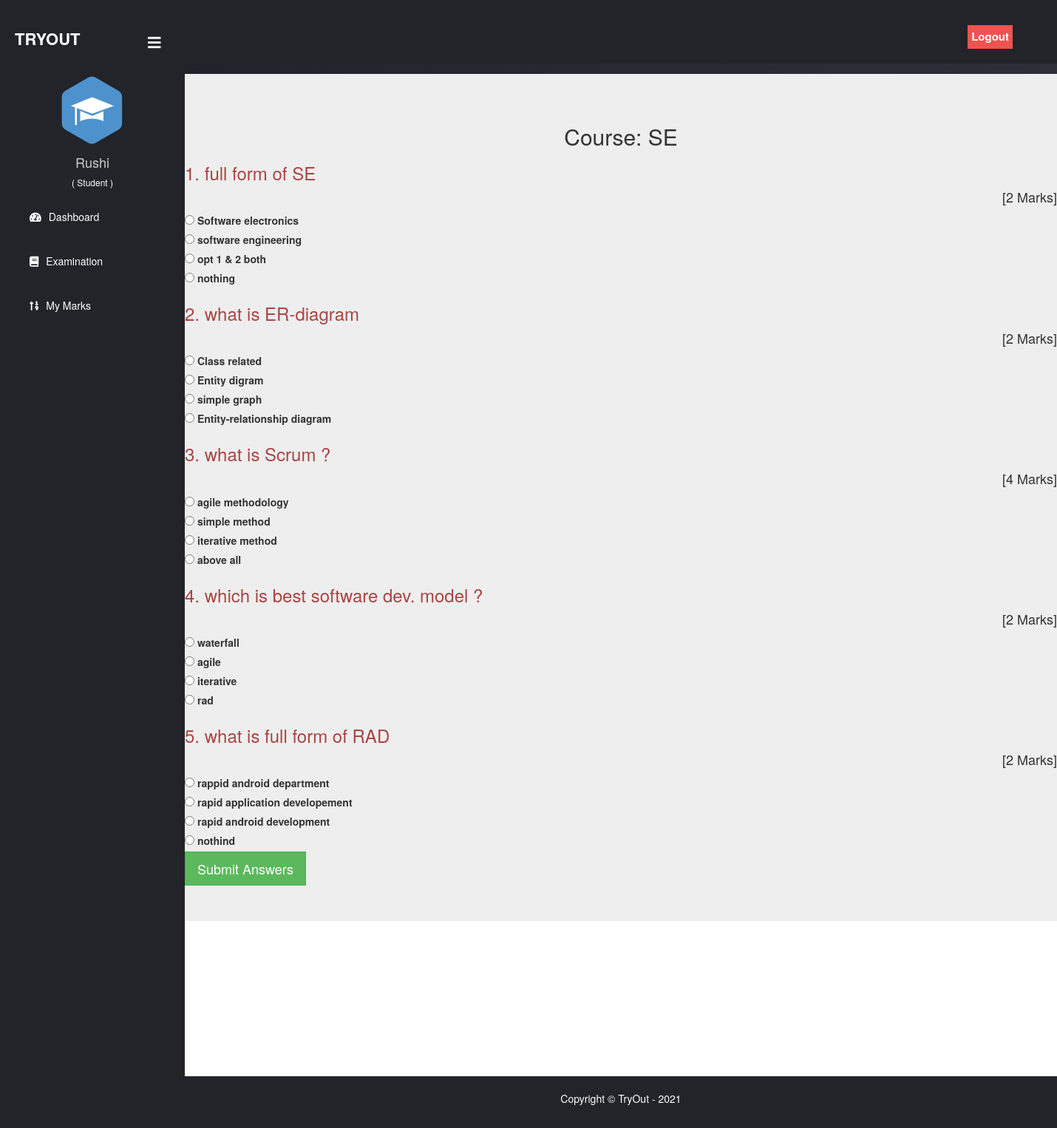
The page /student/start-exam/3 (signed in) on the database its author committed.
### exam/models.py (models this page shows, shortened)
class Course(models.Model):
   course_name = models.CharField(max_length=50)
   question_number = models.PositiveIntegerField()
   total_marks = models.PositiveIntegerField()

class Question(models.Model):
    course=models.ForeignKey(Course,on_delete=models.CASCADE)
    marks=models.PositiveIntegerField()
    question=models.CharField(max_length=600)
    option1=models.CharField(max_length=200)
    option2=models.CharField(max_length=200)
    option3=models.CharField(max_length=200)
    option4=models.CharField(max_length=200)
    cat=(('Option1','Option1'),('Option2','Option2'),('Option3','Option3'),('Option4','Option4'))
    answer=models.CharField(max_length=200,choices=cat)

### student/views.py (the view)
# urls.py: path('start-exam/<int:pk>', views.start_exam_view,name='start-exam'),
@login_required(login_url='studentlogin')
@user_passes_test(is_student)
def start_exam_view(request,pk):
    course=QMODEL.Course.objects.get(id=pk)
    questions=QMODEL.Question.objects.all().filter(course=course)
    if request.method=='POST':
        pass
    response= render(request,'student/start_exam.html',{'course':course,'questions':questions})
    response.set_cookie('course_id',course.id)
    return response

### student/views.py (called while the page is built)
def is_student(user):
    return user.groups.filter(name='STUDENT').exists()

### templates/student/start_exam.html (shortened to what this page needs)
{% extends 'student/studentbase.html' %}
{% block content %}
{%load static%}
<head>
  <link href="//netdna.bootstrapcdn.com/bootstrap/3.0.0/css/bootstrap.min.css" rel="stylesheet" id="bootstrap-css">
</head>
<div class="jumbotron my-4">
  <form class="form" autocomplete="off" onsubmit="return saveAns()"  action="/student/calculate-marks" method="POST">
    <h2 style="text-align: center;">Course: {{course.course_name}}</h2>
    {% for q in questions%}
    <h3 class="text-danger">{{ forloop.counter }}. {{q.question}}</h3><h4 style="text-align: right;">[{{q.marks}} Marks]</h4>
          <div class="form-check mx-4">
            <input class="form-check-input" type="radio" name="{{ forloop.counter }}" id="{{q.option1}}" value="Option1">
            <label class="form-check-label" for="option1">
              {{q.option1}}
            </label>
          </div>
          <div class="form-check mx-4">
            <input class="form-check-input" type="radio" name="{{ forloop.counter }}" id="{{q.option2}}" value="Option2">
            <label class="form-check-label" for="option2">
              {{q.option2}}
            </label>
          </div>
          <div class="form-check mx-4">
            <input class="form-check-input" type="radio" name="{{ forloop.counter }}" id="{{q.option3}}" value="Option3">
            <label class="form-check-label" for="option3">
              {{q.option3}}
            </label>
          </div>
          <div class="form-check mx-4">
            <input class="form-check-input" type="radio" name="{{ forloop.counter }}" id="{{q.option4}}" value="Option4">
            <label class="form-check-label" for="option4">
              {{q.option4}}
            </label>
          </div>
        {% endfor %}
        <input class="btn btn-success btn-lg" style="border-radius: 0%;"  type="submit" value="Submit Answers">
    </form>
  </div>
<br><br><br><br><br><br>
{% endblock content %}

### templates/student/studentbase.html (shortened to what this page needs)
<!DOCTYPE html>
{% load static %}
<html lang="en" dir="ltr">
<head>
  <link rel="stylesheet" href="https://cdnjs.cloudflare.com/ajax/libs/font-awesome/5.12.1/css/all.min.css">
</head>
<body>
  <header>
    <label for="check">
      <i style="left: 200px;margin-top: 17px;" class="fas fa-bars" id="sidebar_btn"></i>
    </label>
    <div class="left_area">
      <h3>TryOut</h3>
    </div>
    <div class="right_area">
      <a href="/logout" class="logout_btn" style="border-radius:0px;">Logout</a>
    </div>
  </header>
  <div class="sidebar">
    <center>
      <img src="{% static "image/student.png" %}" class="profile_image" alt="">
      <h4>{{request.user.first_name}}</h4>
      <h6 style="color: rgb(255, 255, 255);">( Student )</h6>
    </center>
    <a href="/student/student-dashboard"><i class="fas fa-tachometer-alt"></i><span>Dashboard</span></a>
    <a href="/student/student-exam"><i class="fas fa-book"></i><span>Examination</span></a>
    <a href="/student/student-marks"><i class="fas fa-sort-numeric-up"></i><span>My Marks</span></a>
  </div>
  <div class="content">
    <br><br><br><br><br>
    {% block content %}
    {% endblock content %}
    <br><br><br>
    {% include "exam/footer.html" %}
  </div>
</body>
</html>

### templates/student/studentbase.html (style rules this page uses)
a:link { text-decoration: none; }
body { margin: 0; padding: 0; font-family: "Gill Sans", sans-serif; ; }
header { position: fixed; background: #22242A; padding: 20px; width: 100%; z-index: 1; }
.left_area h3 { color: #fff; margin: 0px; text-transform: uppercase; font-size: 22px; font-weight: 900; }
.logout_btn { padding: 5px; background: #ef5350; text-decoration: none; float: right; margin-top: -30px; margin-right: 40px; border-radius: 2px; font-size: 15px; font-weight: 600; color: #fff; transition: 0.5s; }
.sidebar { background: #22242A; margin-top: 70px; padding-top: 30px; position: fixed; left: 0; width: 250px; height: 100%; transition: 0.5s; transition-property: left; }
.sidebar .profile_image { width: 100px; height: 100px; border-radius: 100px; margin-bottom: 10px; }
.sidebar h4 { color: #ccc; margin-top: 0; }
.sidebar a { color: #fff; display: block; width: 100%; line-height: 60px; text-decoration: none; padding-left: 40px; box-sizing: border-box; transition: 0.5s; }
.sidebar i { padding-right: 10px; }
label #sidebar_btn { z-index: 1; color: #fff; position: fixed; cursor: pointer; left: 300px; font-size: 20px; margin: 5px 0; transition: 0.5s; transition-property: color; }
.content { margin-left: 250px; background: linear-gradient(160deg, #1e2127 0%, #2f323a 50%, #1a1c20 100%); background-position: center; background-size: cover; height: 100vh; transition: 0.5s; }

### rows shown on the page
Course: course_name "SE"
Question: question "full form of SE", marks "2", option1 "Software electronics", option2 "software engineering", option3 "opt 1 & 2 both", option4 "nothing"
Question: question "what is ER-diagram", marks "2", option1 "Class related", option2 "Entity digram", option3 "simple graph", option4 "Entity-relationship diagram"
Question: question "what is Scrum ?", marks "4", option1 "agile methodology", option2 "simple method", option3 "iterative method", option4 "above all"
Question: question "which is best software dev. model ?", marks "2", option1 "waterfall", option2 "agile", option3 "iterative", option4 "rad"
Question: question "what is full form of RAD", marks "2", option1 "rappid android department", option2 "rapid application developement", option3 "rapid android development", option4 "nothind"

### other values the page prints
{{ request.user.first_name }} "Rushi"
